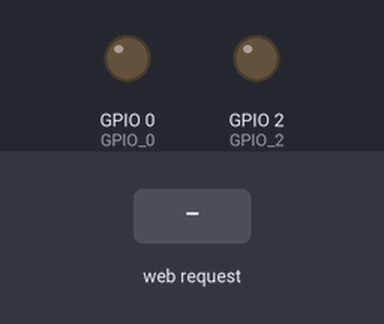
The sketch below on a simulated ESP8266 (NodeMCU). On the bench: output pins drawn as LEDs (lit = HIGH). The inputs (shaded band) are chosen by the test bench. WiFi joins after 1.5 s; servers stay silent unless stated; what the sketch prints to the serial monitor is not drawn.

Above: at 3.7 s.
3.8 s: HTTP request GET /switch1On received
At 4.7 s:
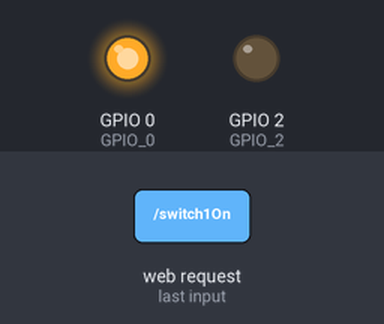
5.3 s: HTTP request GET /switch2On received
At 5.9 s:
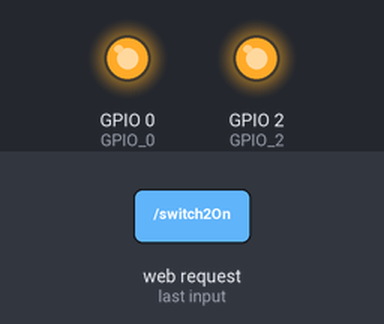
6.8 s: HTTP request GET /switch1Off received
At 8.0 s:
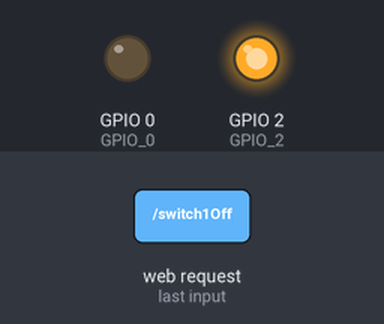
8.3 s: HTTP request GET /switch2Off received
At 9.3 s:
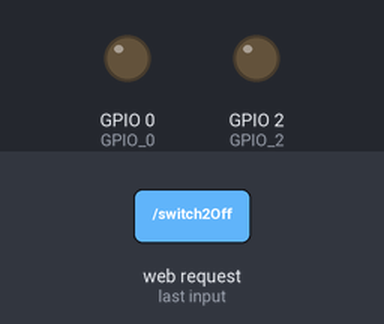
Timing chart, 0 to 10.8 s (numbered marks = the images above; inputs shaded):
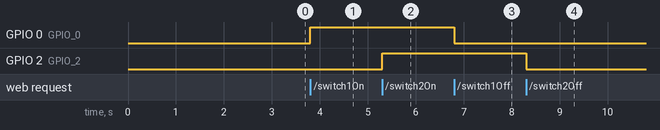

The sketch:

Port_forwarding.ino
```cpp
 /*******************
  * The IP here can ge accessed globally
  */

#include <ESP8266WiFi.h>
#include <WiFiClient.h>
#include <ESP8266WebServer.h>
#include <ESP8266mDNS.h>

MDNSResponder mdns;

const char* ssid = "Emancipator";  //Enter you Wifi SSID here
const char* password = "emmanuelidiags"; //Enter your password here

ESP8266WebServer server(80);

String mainPage = ""; //The default page
String feedback = ""; //Gives staus of the switch
String currentPage = ""; //Combines main and feedback page

int GPIO_0 = 0; //Pin defanition
int GPIO_2 = 2; //Pin defanition

void setup(void){
  mainPage += "<h1 align=\"center\">Aquarium controller</h1><h2 align=\"center\">powered by CircuitDigest</h2><h1 align=\"center\"><p>Light: <a href=\"switch1On\"><button>ON</button></a>&nbsp;<a href=\"switch1Off\"><button>OFF</button>  </a></p>";
  mainPage += "<p>Filter: <a href=\"switch2On\"><button>ON</button></a>&nbsp;<a href=\"switch2Off\"><button>OFF</button>  </a></p>";
  feedback = "<h3 align=\"center\">Both Light and Filter is down</h3>";

  currentPage = mainPage+feedback;
  // preparing GPIOs
  pinMode(GPIO_0, OUTPUT);
  digitalWrite(GPIO_0, LOW);
  pinMode(GPIO_2, OUTPUT);
  digitalWrite(GPIO_2, LOW);

  delay(1000);
  Serial.begin(115200);
  WiFi.begin(ssid, password);
  Serial.println("");

  // Wait for connection
  while (WiFi.status() != WL_CONNECTED) {
    delay(500);
    Serial.print(".");
  }
  // Get a constant IP everytime
IPAddress ip(192, 168, 0, 104); // This should be the IP of my ESP module
IPAddress gateway(192, 168, 0, 1); // set gateway to match your network most gateway will be the same by default
Serial.print(F("Setting static ip to : "));
Serial.println(ip);
IPAddress subnet(255, 255, 255, 0); // set subnet mask to match your network
WiFi.config(ip, gateway, subnet);

  Serial.println("");
  Serial.print("Connected to ");
  Serial.println(ssid);
  Serial.print("IP address: ");
  Serial.println(WiFi.localIP());

  if (mdns.begin("esp8266", WiFi.localIP())) {
    Serial.println("MDNS responder started");
  }

  server.on("/", [](){
    currentPage = mainPage+feedback;
    server.send(200, "text/html", currentPage);
    currentPage = "";
  });

  server.on("/switch1On", [](){
    feedback = "<h3 align=\"center\">Light is UP ON</h3>";
    currentPage=mainPage+feedback;
    server.send(200, "text/html", currentPage);
    currentPage="";
    digitalWrite(GPIO_0, HIGH);
    delay(1000);
  });
  server.on("/switch1Off", [](){
    feedback = "<h3 align=\"center\">Light is DOWN</h3>";
    currentPage=mainPage+feedback;
    server.send(200, "text/html", currentPage);
    currentPage="";
    digitalWrite(GPIO_0, LOW);
    delay(1000);
  });


  server.on("/switch2On", [](){
    feedback = "<h3 align=\"center\">Filter is UP</h3>";
    currentPage=mainPage+feedback;
    server.send(200, "text/html", currentPage);
    currentPage="";
    digitalWrite(GPIO_2, HIGH);
    delay(1000);
  });
  server.on("/switch2Off", [](){
    feedback = "<h3 align=\"center\">Filter is DOWN</h3>";
    currentPage=mainPage+feedback;
    server.send(200, "text/html", currentPage);
    currentPage="";
    digitalWrite(GPIO_2, LOW);
    delay(1000);
  });

  server.begin();
  Serial.println("Smart Junction Box is up and running");
}

void loop(void){
  server.handleClient();
}
```

Measured:
- after the input at 3.8 s, GPIO 0 (GPIO_0): LOW → HIGH at once
- after the input at 5.3 s, GPIO 2 (GPIO_2): LOW → HIGH at once
- after the input at 6.8 s, GPIO 0 (GPIO_0): HIGH → LOW at once
- after the input at 8.3 s, GPIO 2 (GPIO_2): HIGH → LOW at once
